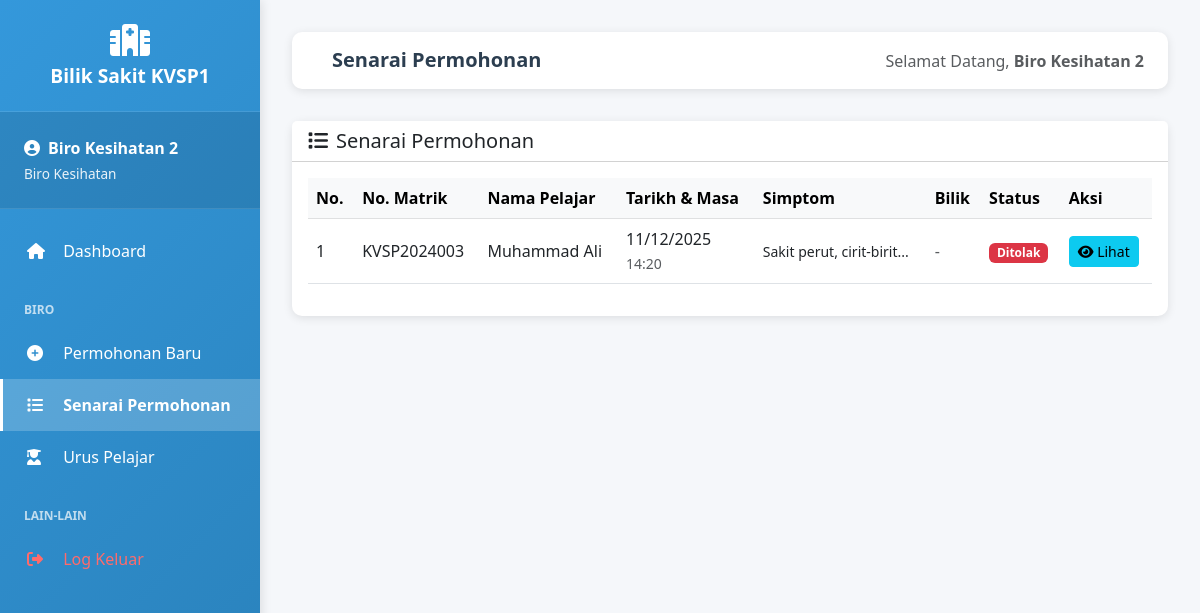
Screenshot of /senarai_permohonan.php (signed in) with the database file from the repository.
### tables this page shows
CREATE TABLE IF NOT EXISTS permohonan (
    id INT AUTO_INCREMENT PRIMARY KEY,
    pelajar_id INT NOT NULL,
    biro_id INT NOT NULL,
    petugas_id INT NULL,
    bilik_id INT NULL,
    tarikh_sakit DATE NOT NULL,
    masa_sakit TIME NOT NULL,
    simptom TEXT NOT NULL,
    catatan TEXT,
    
     
    dokumen_sokongan VARCHAR(255) NULL,
    gambar_camera VARCHAR(255) NULL,
    
    status ENUM('menunggu', 'diluluskan', 'ditolak') DEFAULT 'menunggu',
    tarikh_diluluskan DATETIME NULL,
    tarikh_ditolak DATETIME NULL,
    catatan_petugas TEXT,
    created_at TIMESTAMP DEFAULT CURRENT_TIMESTAMP,
    updated_at TIMESTAMP DEFAULT CURRENT_TIMESTAMP ON UPDATE CURRENT_TIMESTAMP,
    
     
    FOREIGN KEY (pelajar_id) REFERENCES pelajar(id) ON DELETE CASCADE,
    FOREIGN KEY (biro_id) REFERENCES users(id) ON DELETE CASCADE,
    FOREIGN KEY (petugas_id) REFERENCES users(id) ON DELETE SET NULL,
    FOREIGN KEY (bilik_id) REFERENCES bilik(id) ON DELETE SET NULL,
    
     
    INDEX idx_status (status),
    INDEX idx_pelajar_id (pelajar_id),
    INDEX idx_created_at (created_at)
);

CREATE TABLE IF NOT EXISTS pelajar (
    id INT AUTO_INCREMENT PRIMARY KEY,
    no_matrik VARCHAR(20) NOT NULL UNIQUE,
    nama VARCHAR(100) NOT NULL,
    kelas VARCHAR(50),
    program VARCHAR(100),
    kursus VARCHAR(100),
    no_telefon VARCHAR(20),
    alamat TEXT,
    created_at TIMESTAMP DEFAULT CURRENT_TIMESTAMP
);

### senarai_permohonan.php (the view, shortened to what this page needs)
<?php
require_once 'config.php';
$query = "SELECT p.*, pl.nama as nama_pelajar, pl.no_matrik, pl.kelas, pl.no_telefon, pl.alamat,
                 b.no_bilik, b.nama_bilik
          FROM permohonan p
          JOIN pelajar pl ON p.pelajar_id = pl.id
          LEFT JOIN bilik b ON p.bilik_id = b.id
          WHERE p.biro_id = " . $_SESSION['user_id'] . "
          ORDER BY p.created_at DESC";
$result = mysqli_query($conn, $query);
include 'header.php';
?>
<div class="card">
    <div class="card-header bg-white">
        <h5 class="mb-0"><i class="fas fa-list me-2"></i>Senarai Permohonan</h5>
    </div>
    <div class="card-body">
        <div class="table-responsive">
            <table class="table table-hover align-middle">
                <thead class="table-light">
                    <tr>
                        <th>No.</th>
                        <th>No. Matrik</th>
                        <th>Nama Pelajar</th>
                        <th>Tarikh & Masa</th>
                        <th>Simptom</th>
                        <th>Bilik</th>
                        <th>Status</th>
                        <th>Aksi</th>
                    </tr>
                </thead>
                <tbody>
                    <?php
                    $no = 1;
                    while ($row = mysqli_fetch_assoc($result)):
                        $status_class = 'badge-' . $row['status'];
                        $status_text = ucfirst($row['status']);
                    ?>
                        <tr>
                            <td><?php echo $no++; ?></td>
                            <td><?php echo htmlspecialchars($row['no_matrik']); ?></td>
                            <td><?php echo htmlspecialchars($row['nama_pelajar']); ?></td>
                            <td>
                                <?php echo date('d/m/Y', strtotime($row['tarikh_sakit'])); ?><br>
                                <small class="text-muted"><?php echo date('H:i', strtotime($row['masa_sakit'])); ?></small>
                            </td>
                            <td>
                                <small><?php echo htmlspecialchars(substr($row['simptom'], 0, 50)); ?>...</small>
                            </td>
                            <td>
                                <?php if ($row['no_bilik']): ?>
                                    <span class="badge bg-secondary">
                                        <i class="fas fa-door-open me-1"></i><?php echo htmlspecialchars($row['no_bilik']); ?>
                                    </span>
                                <?php else: ?>
                                    <span class="text-muted">-</span>
                                <?php endif; ?>
                            </td>
                            <td>
                                <span class="badge <?php echo $status_class; ?>">
                                    <?php echo $status_text; ?>
                                </span>
                            </td>
                            <td>
                                <button type="button" class="btn btn-sm btn-info btn-detail"
                                        data-id="<?php echo $row['id']; ?>"
                                        data-no-matrik="<?php echo htmlspecialchars($row['no_matrik'], ENT_QUOTES); ?>"
                                        data-nama="<?php echo htmlspecialchars($row['nama_pelajar'], ENT_QUOTES); ?>"
                                        data-kelas="<?php echo htmlspecialchars($row['kelas'] ?? '', ENT_QUOTES); ?>"
                                        data-telefon="<?php echo htmlspecialchars($row['no_telefon'] ?? '', ENT_QUOTES); ?>"
                                        data-alamat="<?php echo htmlspecialchars($row['alamat'] ?? '', ENT_QUOTES); ?>"
                                        data-tarikh-sakit="<?php echo $row['tarikh_sakit']; ?>"
                                        data-masa-sakit="<?php echo $row['masa_sakit']; ?>"
                                        data-simptom="<?php echo htmlspecialchars($row['simptom'], ENT_QUOTES); ?>"
                                        data-catatan="<?php echo htmlspecialchars($row['catatan'] ?? '', ENT_QUOTES); ?>"
                                        data-no-bilik="<?php echo htmlspecialchars($row['no_bilik'] ?? '', ENT_QUOTES); ?>"
                                        data-nama-bilik="<?php echo htmlspecialchars($row['nama_bilik'] ?? '', ENT_QUOTES); ?>"
                                        data-status="<?php echo $row['status']; ?>"
                                        data-created="<?php echo $row['created_at']; ?>"
                                        data-approved="<?php echo $row['tarikh_diluluskan'] ?? ''; ?>">
                                    <i class="fas fa-eye"></i> Lihat
                                </button>
                            </td>
                        </tr>
                    <?php endwhile; ?>
                </tbody>
            </table>
        </div>
    </div>
</div>
<?php include 'footer.php'; ?>

### header.php (style rules this page uses)
* { margin: 0; padding: 0; box-sizing: border-box; }
body { font-family: 'Segoe UI', Tahoma, Geneva, Verdana, sans-serif; background-color: #f5f7fa; overflow-x: hidden; }
.card { border: none; border-radius: 10px; box-shadow: 0 2px 10px rgba(0,0,0,0.1); transition: transform 0.3s; }
.badge-ditolak { background-color: #dc3545; }

### rows the page displays
permohonan: pelajar.no_matrik "KVSP2024003", pelajar.nama "Muhammad Ali", tarikh_sakit "11/12/2025", masa_sakit "14:20", simptom "Sakit perut, cirit-birit", status "Ditolak"

### other values shown
$_SESSION['nama'] "Biro Kesihatan 2"
$page_title "Senarai Permohonan"
